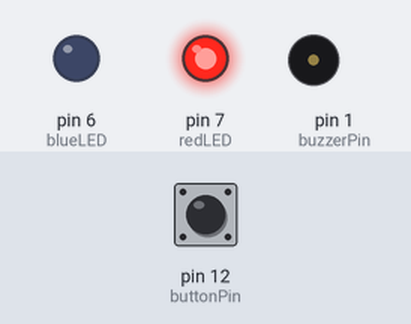
The sketch below on a simulated Arduino Uno, built with avr-gcc and run on an emulated ATmega328P. On the bench: output pins drawn as LEDs (lit = HIGH), buzzer (waves = sounding, pin HIGH). Inputs (shaded band) come from the test bench; at power-on: pin 12 (buttonPin) HIGH.

Above: at 1.2 s.
1.3 s: pin 12 (buttonPin) pulled LOW for 0.15 s
At 2.5 s:
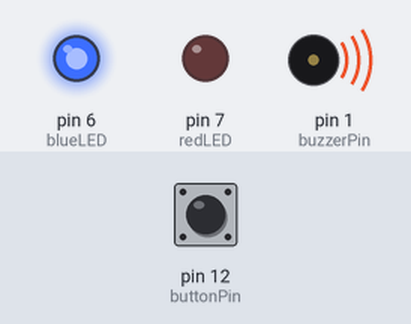
2.9 s: pin 12 (buttonPin) pulled LOW for 1 s
At 3.8 s:
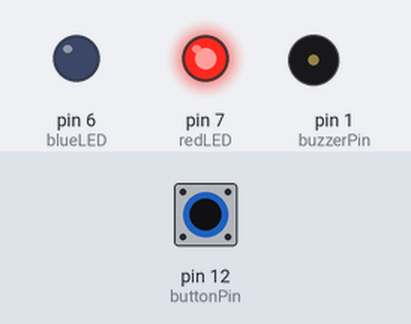
5.4 s: pin 12 (buttonPin) pulled LOW for 3.2 s
At 5.7 s:
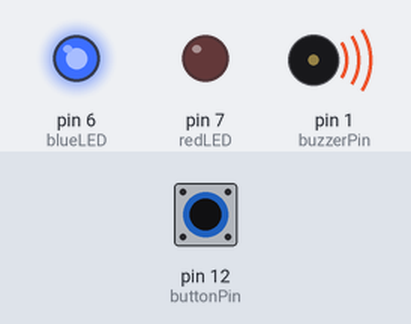
Timing chart, 0 to 8.4 s (numbered marks = the images above; inputs shaded):
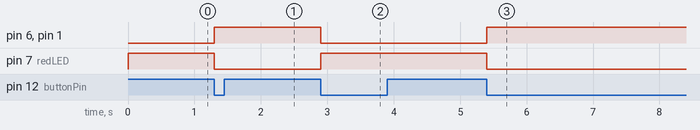

Measured:
- after the input at 1.3 s, pin 6 (blueLED), pin 1 (buzzerPin): LOW → HIGH at once; pin 7 (redLED): HIGH → LOW at once
- after the input at 2.9 s, pin 6 (blueLED), pin 1 (buzzerPin): HIGH → LOW at once; pin 7 (redLED): LOW → HIGH at once
- after the input at 5.4 s, pin 6 (blueLED), pin 1 (buzzerPin): LOW → HIGH at once; pin 7 (redLED): HIGH → LOW at once

The sketch:

project_11.ino
```cpp
const int buttonPin = 12;
const int buzzerPin = 1;
const int blueLED = 6;
const int redLED = 7;

bool state = false;
bool lastButton = HIGH;

void setup()
{
  pinMode(buttonPin, INPUT_PULLUP);
  pinMode(buzzerPin, OUTPUT);
  pinMode(blueLED, OUTPUT);
  pinMode(redLED, OUTPUT);

  digitalWrite(redLED, HIGH);
}

void loop()
{
  bool currentButton = digitalRead(buttonPin);

  if (lastButton == HIGH && currentButton == LOW) {
    state = !state;

    if (state) {
      digitalWrite(buzzerPin, HIGH);
      digitalWrite(blueLED, HIGH);
      digitalWrite(redLED, LOW);
    } else {
      digitalWrite(buzzerPin, LOW);
      digitalWrite(blueLED, LOW);
      digitalWrite(redLED, HIGH);
    }
    delay(200);
  }
  lastButton = currentButton;
}
```
